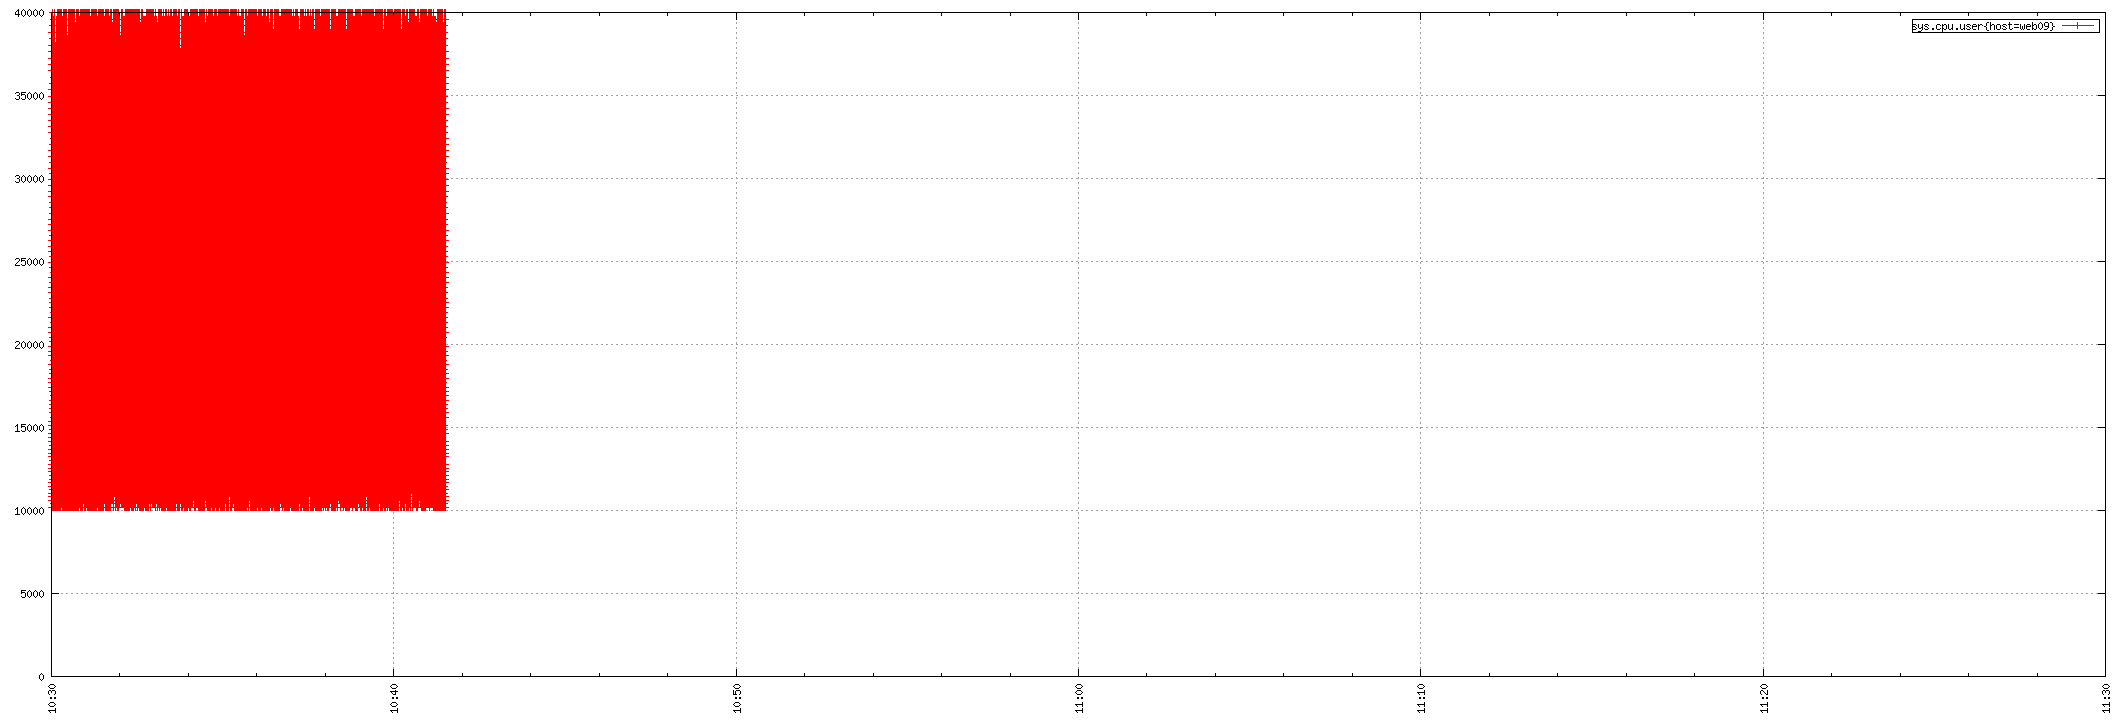

The script that saved this image:
set term png small size 2124,720
set xdata time
set timefmt "%s"
if (GPVAL_VERSION < 4.6) set xtics rotate; else set xtics rotate right
set output "${TMPDIR-'tmp'}/tsd/7ed70d9.png"
set xrange ["1673778600":"1673782200"]
set format x "%H:%M"
set grid
set style data linespoint
set key right box
set yrange [0:]
plot  "${TMPDIR-'tmp'}/tsd/7ed70d9_0.dat" using 1:2 title "sys.cpu.user{host=web09}"
